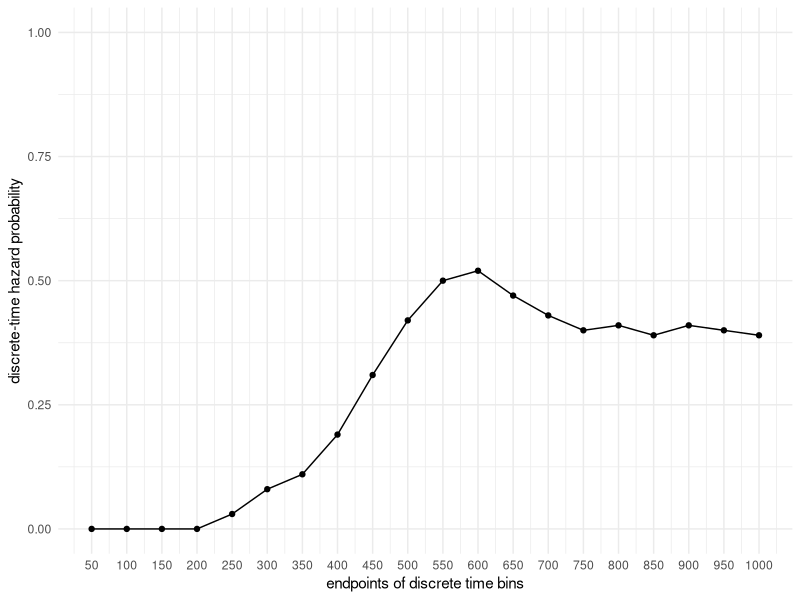
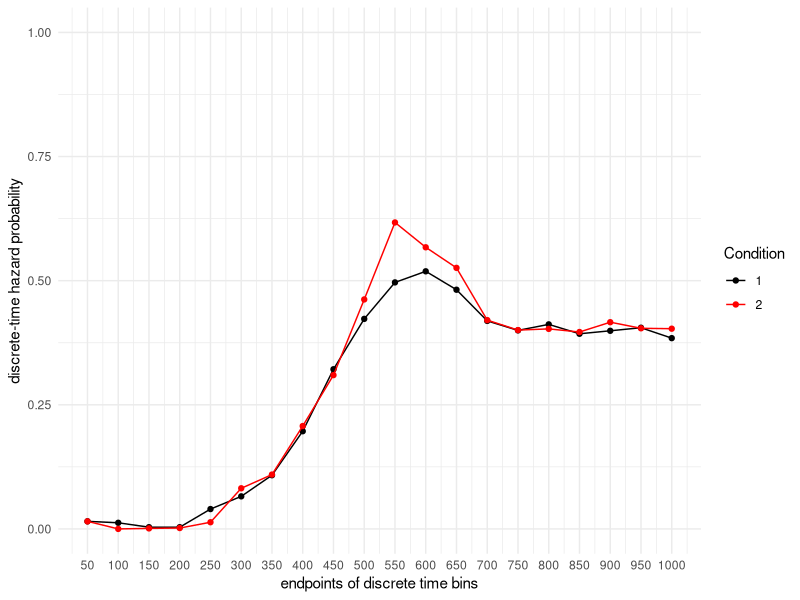

Write the R code that produced these figures, in order.
## ---- chunk 1
knitr::opts_chunk$set(echo = TRUE)
## ---- chunk 2
library(tidyverse)
library(lme4)
library(nlme)
theme_set(theme_minimal())
set.seed(4567)
## ---- chunk 3
followup <- 1000 # length of data collection period in ms for each trial
nr_bins  <- 20
bin_width <- followup/nr_bins
bin_endpoints <- (1:nr_bins)*bin_width

hazard_cond1 <- c(0, 0, 0, 0, 0.03, 0.08, 0.11, 0.19, 0.31, 0.42, 0.50, 0.52, 0.47, 0.43, 0.40, 0.41, 0.39, 0.41, 0.40, 0.39)

data_h <- tibble(hazard = hazard_cond1, time = bin_endpoints)
p1 <-ggplot(data_h, aes(x = time, y = hazard)) +
  geom_line() + geom_point() +
  scale_x_continuous(breaks = bin_endpoints) +
  scale_y_continuous(limits = c(0,1)) +
  xlab("endpoints of discrete time bins") +
  ylab("discrete-time hazard probability")
p1
## ---- chunk 4
sim_haz <- function(hazF){
  n = length(hazF)
  bin_counter = 0
  event_occured = F
  data <- c()
  while(bin_counter < n & event_occured == F){
   bin_counter <- bin_counter + 1  
   flip <- runif(1,0,1) # draw a random number from [0,1] 
   if(flip > hazF[bin_counter]){
     data[bin_counter] <- 0
   } else {
     data[bin_counter] <- 1
     event_occured <- T
   }
  }
  return(data.frame(time = c(1:bin_counter), outcome = data)) 
}
## ---- chunk 5
# simulate data from 2 trials
for(i in c(1:2)){test <- sim_haz(hazard_cond1);print(test)}
## ---- chunk 6
# d sets effect size (hazard ratio) for each bin:

d <- c(1,1,1,1,1,1,1,1,1,  1.1,    1.2,    1.1,  1.1,  1,  1,1,1,1,1,1)

#d <- c(1,1,1,1,   1.02,1.04,1.06,1.08,1.10,1.12,      1.14,    1.16,  1.18,  1.20,  1.22,1.24,1.26,1.28,1.30,1.32)
        
hazard_cond2 <- hazard_cond1*d


# add some jitter to the hazard functions, and set negative values to 0 
      
          hazard_cond1_J <- c()
          hazard_cond2_J <- c()
           
          for(i in 1:length(hazard_cond1)){
            hazard_cond1_J[i] <- hazard_cond1[i] + rnorm(1,0,.01)
            hazard_cond2_J[i] <- hazard_cond2[i] + rnorm(1,0,.01)
            if(hazard_cond1_J[i] < 0){
               hazard_cond1_J[i] <- 0
            }
            if(hazard_cond2_J[i] < 0){
               hazard_cond2_J[i] <- 0
            }
          }


# plot both hazard functions
data_h2 <- tibble(hazard1 = hazard_cond1_J, hazard2 = hazard_cond2_J, time = bin_endpoints)
p2 <-ggplot(data_h2, aes(x = time)) +
  geom_line(aes(y = hazard1, color = "black")) + 
  geom_point(aes(y = hazard1, color = "black")) +
  geom_line(aes(y=hazard2, colour = "red")) +
  geom_point(aes(y = hazard2, color = "red")) +
  scale_color_identity(name = 'Condition',
                       breaks = c('black', 'red'),
                       labels = c("1", "2"),
                       guide = 'legend') +
  scale_x_continuous(breaks = bin_endpoints) +
  scale_y_continuous(limits = c(0,1)) +
  xlab("endpoints of discrete time bins") +
  ylab("discrete-time hazard probability") 
p2
## ---- chunk 7
# ntrials to change number of trials
#    nsub to change number of subjects
sim_power <- function(hazF1,d,ntrials,nsub){
    hazF2 <- hazF1*d  
    data <- data.frame()
    for(subj in 1:nsub){

      # add some jitter to the hazard functions for each subject, and set negative values to 0 
      
          hazF1_J <- c()
          hazF2_J <- c()
           
          for(i in 1:length(hazF1)){
            hazF1_J[i] <- hazF1[i] + rnorm(1,0,.01)
            hazF2_J[i] <- hazF2[i] + rnorm(1,0,.01)
            if(hazF1_J[i] < 0){
               hazF1_J[i] <- 0
            }
            if(hazF2_J[i] < 0){
               hazF2_J[i] <- 0
            }
          }
      for(cond in 1:2){
        for(tr in 1:ntrials){
          if(cond==1){
                data_temp <- data.frame(subject = subj, condition = cond, trial = tr, sim_haz(hazF1_J)) # simulate ntrials for condition 1
          } else {
                data_temp <- data.frame(subject = subj, condition = cond, trial = tr, sim_haz(hazF2_J)) # simulate ntrials for condition 2
          }
          data <- rbind(data, data_temp)
        }
      }
    }
    
 
    # delete first 4 time bins without observed events
    data <- subset(data, data$time>4)  
 
    # include centered version of time and powers of 2 , 3 , ....
    data$time1 <- data$time-11  
    data$time2 <- data$time1^2
    data$time3 <- data$time1^3

    # center trial variable
    data$trialC <- data$trial-10 #(ntrials-10)

    # change range of trialC to solve convergence problems...
    data$trialC2 <- data$trialC/100

    # recode condition into dichotomous variables
    data$cond  <- ifelse(data$condition==2,1,0)
    
    # convert some colums into factors
    data$subject  <- factor(data$subject)
    data$cond     <- factor(data$cond)
    data$outcome  <- factor(data$outcome)

    # fit glmer model
    fit1<-glmer(outcome ~ 1+time1+time2+time3+

              # main effects & interactions with time
              trialC2 + trialC2:time1 + trialC2:time2 + 
              cond    + cond:time1    + cond:time2    + cond:time3 +

              # random effects, control parameters, data set, and complementary log-log link function
              (1+time1|subject),  data=data, family=binomial(link="cloglog"))

    # print(summary(fit1))
    
    
    
    # return the pvalue for effect cond1
    return(coef(summary(fit1))[6,4])
}
## ---- chunk 8
test2 <- sim_power(hazard_cond1,d,10,2)
test2
